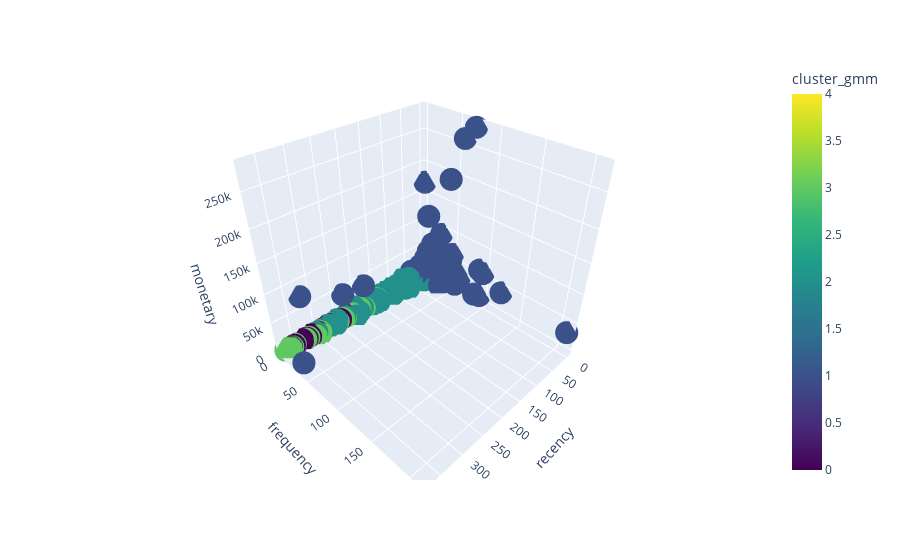

The cell this chart's notebook holds for it:
### Code cell
import plotly.express as px
fig = px.scatter_3d(dados_rfm, 
                    x='recency', 
                    y='frequency', 
                    z='monetary', 
                    color='cluster_gmm', 
                    size_max=100,
                    color_continuous_scale='viridis')
fig.write_html("rfm_analysis.html")
fig.show()

### Figure 1 — Plotly figure (JSON) as saved in the notebook; plotly's stock layout.template omitted (floating-point values rounded to 4 significant figures; data arrays with more than 128 entries replaced by an {"elided": "..."} marker saying what was removed)
{"data": [{"hovertemplate": "recency=%{x}<br>frequency=%{y}<br>monetary=%{z}<br>cluster_gmm=%{marker.color}<extra></extra>", "legendgroup": "", "marker": {"color": {"elided": "4297 int values"}, "coloraxis": "coloraxis", "symbol": "circle"}, "mode": "markers", "name": "", "scene": "scene", "showlegend": false, "type": "scatter3d", "x": {"elided": "4297 int values"}, "y": {"elided": "4297 int values"}, "z": {"elided": "4297 float values"}}], "layout": {"coloraxis": {"colorbar": {"title": {"text": "cluster_gmm"}}, "colorscale": [[0, "#440154"], [0.1111, "#482878"], [0.2222, "#3e4989"], [0.3333, "#31688e"], [0.4444, "#26828e"], [0.5556, "#1f9e89"], [0.6667, "#35b779"], [0.7778, "#6ece58"], [0.8889, "#b5de2b"], [1, "#fde725"]]}, "legend": {"tracegroupgap": 0}, "margin": {"t": 60}, "scene": {"domain": {"x": [0, 1], "y": [0, 1]}, "xaxis": {"title": {"text": "recency"}}, "yaxis": {"title": {"text": "frequency"}}, "zaxis": {"title": {"text": "monetary"}}}}}
